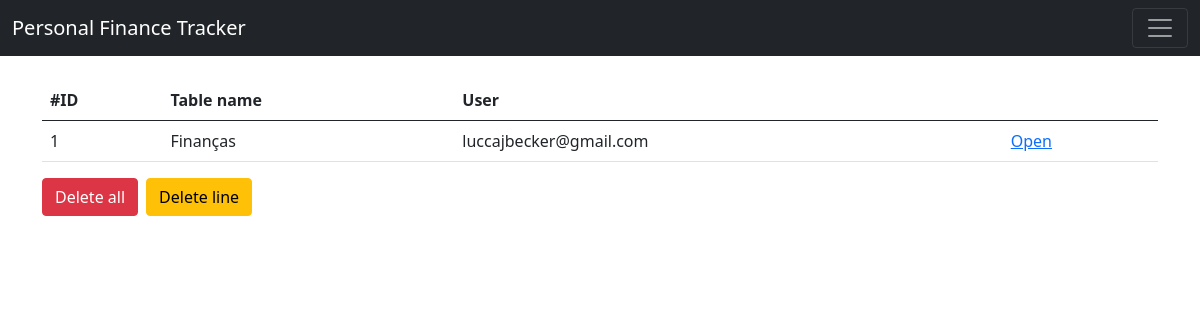
Before: /tables/ with the older database file.
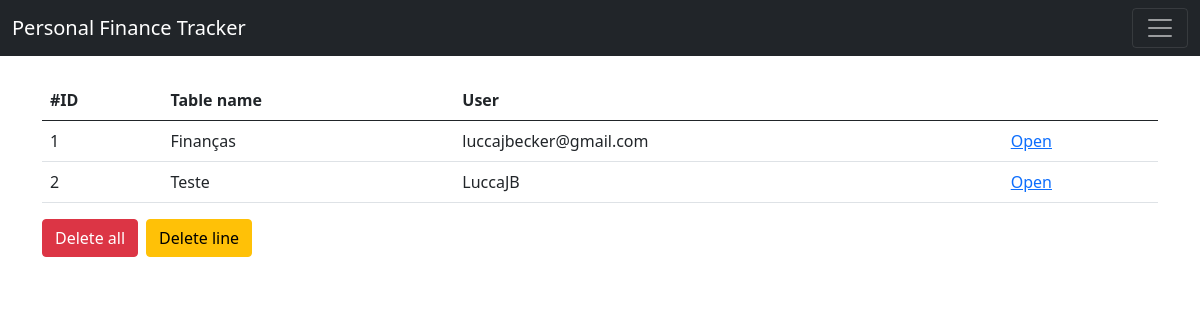
After: the same page with the newer database file.
### app_finance_tracker/models.py (models this page shows)
class Table(models.Model):
    table_id = models.AutoField(primary_key=True)
    user = models.TextField(max_length=80)
    table_name = models.TextField(max_length=80)

### app_finance_tracker/views.py (the view)
# urls.py: path('tables/', views.tables, name='table_list'),
def tables(request):
    if request.method == 'POST':
        new_table = Table()
        new_table.user = request.POST.get('username')
        new_table.table_name = request.POST.get('table_name')
        new_table.save()
        return redirect('/tables')
    else:
        table = Table()
    tables = {
        'tables': Table.objects.all()
    }
    return render(request, 'tables.html', tables)

### app_finance_tracker/templates/tables.html (shortened to what this page needs)
<!DOCTYPE html>
<html lang="en">
<head>
    <link href="https://cdn.jsdelivr.net/npm/bootstrap@5.0.2/dist/css/bootstrap.min.css" rel="stylesheet">
</head>
<body>
    <section>
        <nav class="navbar navbar-dark bg-dark">
            <div class="container-fluid">
                <a class="navbar-brand" href="/">Personal Finance Tracker</a>
                <button class="navbar-toggler" type="button" data-bs-toggle="collapse" data-bs-target="#navbarNavAltMarkup" aria-controls="navbarNavAltMarkup" aria-expanded="false" aria-label="Toggle navigation">
                    <span class="navbar-toggler-icon"></span>
                </button>
            </div>
        </nav>
        <div class="container mt-4" >
            <table class="table">
                <thead>
                  <tr>
                    <th scope="col">#ID</th>
                    <th scope="col">Table name</th>
                    <th scope="col">User</th>
                    <th scope="col"></th>
                  </tr>
                </thead>
                <tbody>
                    {% for table in tables %}
                    <tr>
                        <td>{{table.table_id}}</td>
                        <td>{{table.table_name}}</td>
                        <td>{{table.user}}</td>
                        <td>
                          <a href="{% url 'table' id=table.table_id %}">Open</a>
                        </td>
                    </tr>
                    {% endfor %}
                </tbody>
              </table>
              <div>
                <div class="d-flex gap-2">
                    <form action="{% url 'delete_tables' %}" method="post">
                        <button type="submit" class="btn btn-danger" >Delete all</button>
                    </form>
                    <button class="btn btn-warning" onclick="openForm()">Delete line</button>
                </div>
              </div>
        </div>
    </section>
</body>
</html>

Changed rows visible on the page:
added Table: table_id "2", table_name "Teste", user "LuccaJB"
